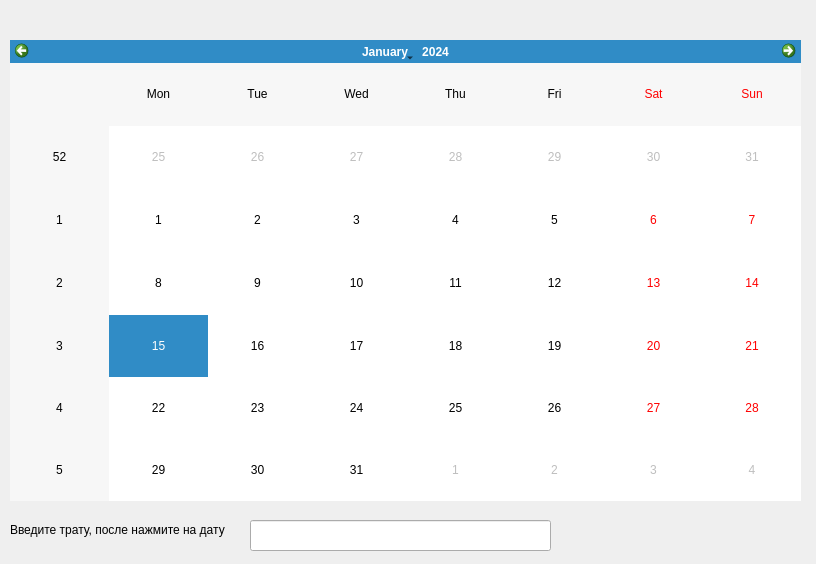
<?xml version="1.0" encoding="UTF-8"?>
<ui version="4.0">
 <class>Form</class>
 <widget class="QWidget" name="Form">
  <property name="geometry">
   <rect>
    <x>0</x>
    <y>0</y>
    <width>816</width>
    <height>564</height>
   </rect>
  </property>
  <property name="windowTitle">
   <string>Form</string>
  </property>
  <widget class="QLineEdit" name="data_input">
   <property name="geometry">
    <rect>
     <x>250</x>
     <y>520</y>
     <width>301</width>
     <height>31</height>
    </rect>
   </property>
  </widget>
  <widget class="QLabel" name="label">
   <property name="geometry">
    <rect>
     <x>580</x>
     <y>520</y>
     <width>231</width>
     <height>41</height>
    </rect>
   </property>
   <property name="text">
    <string/>
   </property>
  </widget>
  <widget class="QCalendarWidget" name="calendarWidget">
   <property name="geometry">
    <rect>
     <x>10</x>
     <y>40</y>
     <width>791</width>
     <height>461</height>
    </rect>
   </property>
  </widget>
  <widget class="QLabel" name="label_2">
   <property name="geometry">
    <rect>
     <x>320</x>
     <y>10</y>
     <width>181</width>
     <height>21</height>
    </rect>
   </property>
   <property name="text">
    <string/>
   </property>
  </widget>
  <widget class="QLabel" name="label_3">
   <property name="geometry">
    <rect>
     <x>10</x>
     <y>510</y>
     <width>241</width>
     <height>41</height>
    </rect>
   </property>
   <property name="text">
    <string>&lt;html&gt;&lt;head/&gt;&lt;body&gt;&lt;p&gt;Введите трату, после нажмите на дату&lt;/p&gt;&lt;/body&gt;&lt;/html&gt;</string>
   </property>
  </widget>
 </widget>
 <resources/>
 <connections/>
</ui>
